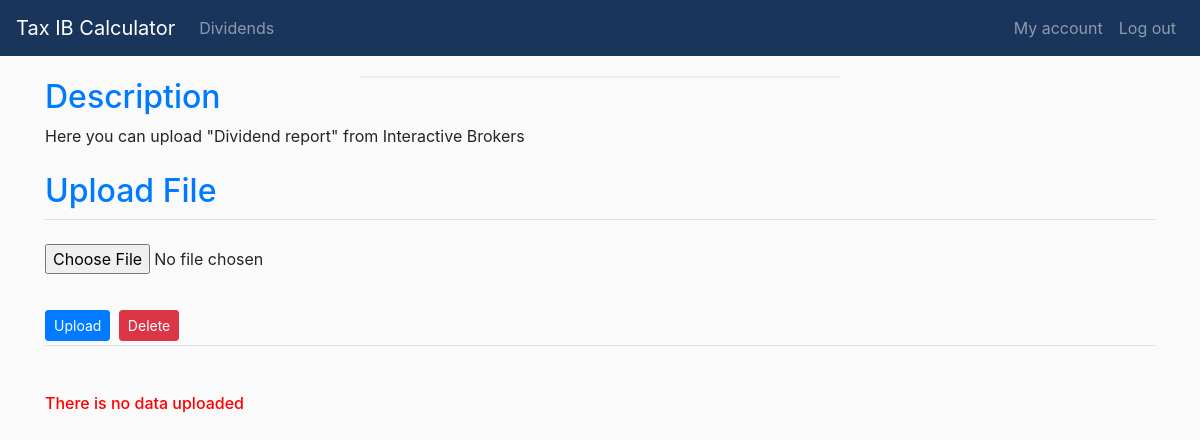
Before: /dividends (signed in) with the older database file.
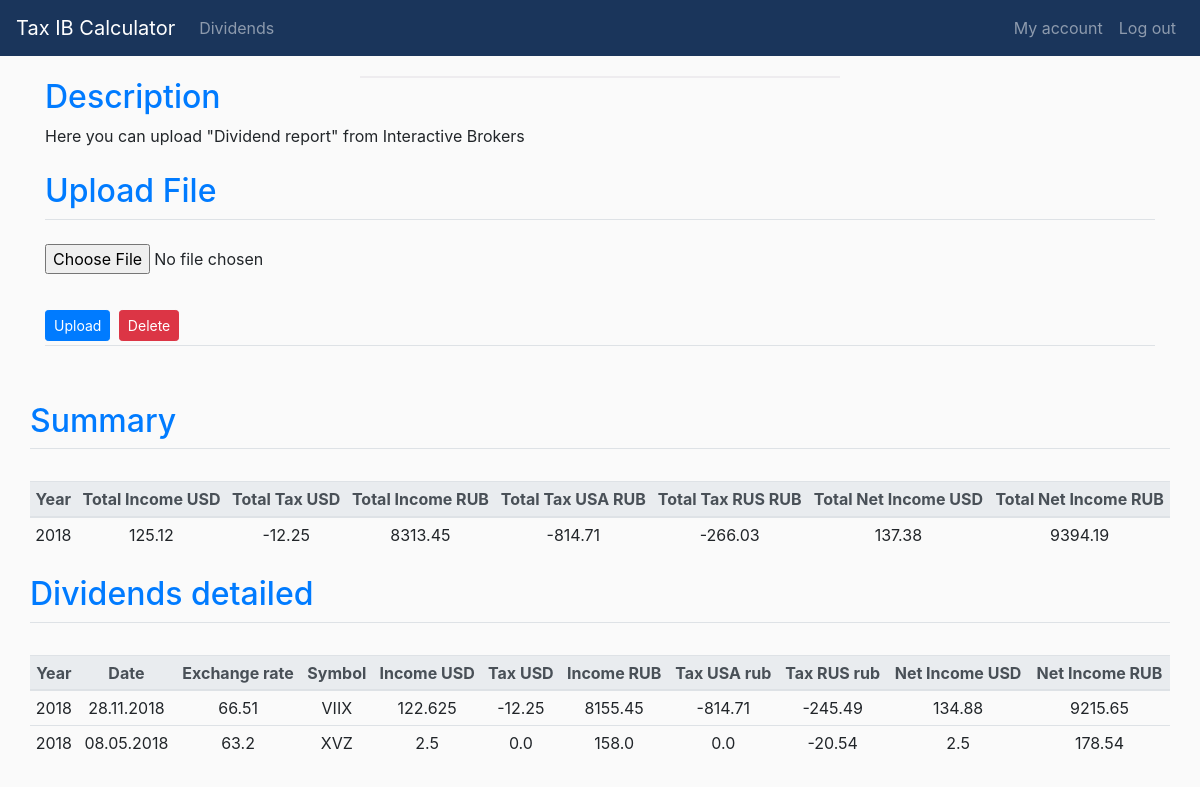
After: the same page with the newer database file.
### application/models.py (models this page shows, shortened)
class Dividends(db.Model, UserMixin):
    dividend_id = db.Column(db.Integer, primary_key=True)
    symbol = db.Column(db.String(100), nullable = False)
    div_date = db.Column(db.String(50), nullable = False)
    div_year = db.Column(db.Integer, nullable = False)
    gross_income_usd = db.Column(db.Float,nullable = False)
    tax_us = db.Column(db.Float,nullable=False)
    exchange_rate = db.Column(db.Float,nullable=False)
    gross_income_rub = db.Column(db.Float,nullable = False)
    tax_USA_rub = db.Column(db.Float,nullable=False)
    tax_RUS_rub = db.Column(db.Float,nullable=False)
    net_income_usd = db.Column(db.Float,nullable=False)
    net_income_rub = db.Column(db.Float,nullable=False)
    users_id = db.Column(db.Integer, db.ForeignKey('users.id'), nullable=False)

### application/routes.py (the view)
@app.route("/dividends", methods=["GET","POST"])
@login_required
def dividends():
    form = DividendsUploadForm()
    if form.validate_on_submit():
        if form.csv.data:
            f = form.csv.data
            fstring = f.read().decode("utf-8").lower()
            index_left = fstring.find("DividendDetail".lower())
            index_right = fstring.find("DividendRevenueSummary".lower())
            tmp_string = fstring[index_left:index_right]
            splitted_list = tmp_string.splitlines()
            splitted_list = [s.rstrip(",") for s in splitted_list]
            reader = csv.DictReader(splitted_list)
            for row in reader:
                if row["datadiscriminator"] == "summary":
                    d1 = datetime.strptime(row["reportdate"], '%Y%m%d')
                    d2 = datetime.strftime(d1,"%d.%m.%Y")
                    exch_rate = 0
                    with open("application/usd.csv",'r') as file_usd:
                        usd_reader = csv.DictReader(file_usd)
                        while exch_rate == 0:
                            for d in usd_reader:
                                if datetime.strptime(d["data"],'%d.%m.%Y') == d1:
                                    exch_rate = float(d["curs"])
                                elif datetime.strptime(d["data"],'%d.%m.%Y') > d1:
                                    exch_rate = prev_exch_rate
                                else:
                                    prev_exch_rate = float(d["curs"])
                    income_rub = float(row["grossinusd"])  * float(exch_rate)
                    taxInUsRub = float(row["withholdinusd"]) * float(exch_rate)
                    tax13 = income_rub * -0.13
                    taxInRus = tax13 - taxInUsRub
                    if taxInRus > 0:
                        taxInRus = 0
                    net_usd = float(row["grossinusd"]) - float(row["withholdinusd"])
                    net_rub = income_rub - taxInUsRub - taxInRus
                    data = Dividends(
                        symbol = row["symbol"].upper(),
                        div_date = d2,
                        div_year = int(row["reportdate"][0:4]),
                        gross_income_usd = float(row["grossinusd"]),
                        tax_us = float(row["withholdinusd"]),
                        exchange_rate = "{:.2f}".format(exch_rate),
                        gross_income_rub = "{:.2f}".format(income_rub),
                        tax_USA_rub = "{:.2f}".format(taxInUsRub),
                        tax_RUS_rub = "{:.2f}".format(taxInRus),
                        net_income_usd = "{:.2f}".format(net_usd),
                        net_income_rub = "{:.2f}".format(net_rub),
                        users_id = current_user.id
                    )
                    db.session.add(data)
                    db.session.commit()
        return redirect(url_for('dividends'))
    else:
        q = Dividends.query.filter(Dividends.users_id == current_user.id).order_by(Dividends.div_year.desc()).all()
        q2 = db.session.query(
                        Dividends.div_year,
                        db.func.sum(Dividends.gross_income_usd),
                        db.func.sum(Dividends.tax_us),
                        db.func.sum(Dividends.gross_income_rub),
                        db.func.sum(Dividends.tax_USA_rub),
                        db.func.sum(Dividends.tax_RUS_rub),
                        db.func.sum(Dividends.net_income_usd),
                        db.func.sum(Dividends.net_income_rub)
                        ).filter(Dividends.users_id == current_user.id).group_by(Dividends.div_year).order_by(Dividends.div_year.desc()).all()
        i = 0
        summary = []
        for row in q2:
            summary.append(
                {
                "div_year": row[0],
                "gross_income_usd": "{:.2f}".format(row[1]),
                "tax_us": "{:.2f}".format(row[2]),
                "gross_income_rub": "{:.2f}".format(row[3]),
                "tax_USA_rub": "{:.2f}".format(row[4]),
                "tax_RUS_rub": "{:.2f}".format(row[5]),
                "net_income_usd": "{:.2f}".format(row[6]),
                "net_income_rub": "{:.2f}".format(row[7])
                }
            )
            i += 1
        return render_template("dividends.html", form=form, dividends=q, summary=summary)

### application/forms.py
class DividendsUploadForm(FlaskForm):
    csv = FileField("Dividends", validators=[FileAllowed(['csv'])])
    submit = SubmitField('Upload')

### application/models.py (called while the page is built)
@login_manager.user_loader
def load_user(user_id):
    return Users.query.get(int(user_id))

### application/templates/dividends.html (shortened to what this page needs)
{% extends 'base.html' %}
{% block main %}
<div class="container">
  <h2 class="text-primary">Description</h2>
  <div class="row">
    <p class="col-12">
      Here you can upload "Dividend report" from Interactive Brokers
    </p>
  </div>
</div>
  <div class="container">
      <form method="POST", action="/dividends" enctype="multipart/form-data">
          <fieldset class="form-group">
              <legend class="pt-2 text-primary border-bottom mb-4"><h2>Upload File</h2></legend>
              <div class="form-group">
                  {{form.csv(class="form-control-file")}}
              </div>
          </fieldset>
          <div class="border-bottom">
              {{ form.submit(class="btn btn-sm btn-primary") }}
              <button type="button" class="btn btn-sm btn-danger m-1" data-toggle="modal" data-target="#deleteModal">Delete</button>
          </div>
      </form>
    </div>
    {% if not dividends%}
    <div class="container mt-5">
        <h6 style="color: red">There is no data uploaded</h6>
    </div>
    {% else %}
    <div class="container mt-5">
      <div class="row">
          <legend class="pt-2 text-primary border-bottom mb-4"><h2>Summary</h2></legend>
      </div>
      <div class="row pt-2">
        <table class="table table-sm text-center">
          <thead class="thead-light">
            <tr>
              <th scope="col" class="align-middle">Year</th>
              <th scope="col" class="align-middle">Total Income USD</th>
              <th scope="col" class="align-middle">Total Tax USD</th>
              <th scope="col" class="align-middle">Total Income RUB</th>
              <th scope="col" class="align-middle">Total Tax USA RUB</th>
              <th scope="col" class="align-middle">Total Tax RUS RUB</th>
              <th scope="col" class="align-middle">Total Net Income USD</th>
              <th scope="col" class="align-middle">Total Net Income RUB</th>
            </tr>
          </thead>
          <tbody>
          {% for row in summary %}
          <tr>
            <td>{{ row.div_year }}</td>
            <td>{{ row.gross_income_usd }}</td>
            <td>{{ row.tax_us }}</td>
            <td>{{ row.gross_income_rub }}</td>
            <td>{{ row.tax_USA_rub }}</td>
            <td>{{ row.tax_RUS_rub }}</td>
            <td>{{ row.net_income_usd }}</td>
            <td>{{ row.net_income_rub }}</td>
          </tr>
          {% endfor %}
          </tbody>
        </table>
      </div>
    <div class="row">
      <legend class="pt-2 text-primary border-bottom mb-4"><h2>Dividends detailed</h2></legend>
    </div>
        <div class="row pt-2">
              <table class="table table-sm text-center">
                <thead class="thead-light">
                  <tr>
                    <th scope="col">Year</th>
                    <th scope="col">Date</th>
                    <th scope="col">Exchange rate</th>
                    <th scope="col">Symbol</th>
                    <th scope="col">Income USD</th>
                    <th scope="col">Tax USD</th>
                    <th scope="col">Income RUB</th>
                    <th scope="col">Tax USA rub</th>
                    <th scope="col">Tax RUS rub</th>
                    <th scope="col">Net Income USD</th>
                    <th scope="col">Net Income RUB</th>
                  </tr>
                </thead>
                <tbody>
                {% for row in dividends %}
                  <tr>
                    <td>{{ row.div_year }}</td>
                    <td>{{ row.div_date }}</td>
                    <td>{{ row.exchange_rate }}</td>
                    <td>{{ row.symbol }}</td>
                    <td>{{ row.gross_income_usd }}</td>
                    <td>{{ row.tax_us }}</td>
                    <td>{{ row.gross_income_rub }}</td>
                    <td>{{ row.tax_USA_rub }}</td>
                    <td>{{ row.tax_RUS_rub }}</td>
                    <td>{{ row.net_income_usd }}</td>
                    <td>{{ row.net_income_rub }}</td>
                  </tr>
                {% endfor %}
                </tbody>
              </table>
        </div>
    </div>
    {% endif%}
{% endblock %}

### application/templates/base.html (shortened to what this page needs)
<!doctype html>
<html lang="en">
    <head>
            <link rel="stylesheet" href="https://stackpath.bootstrapcdn.com/bootstrap/4.4.1/css/bootstrap.min.css">
            <link rel= "stylesheet" type= "text/css" href="{{ url_for('static',filename='main.css') }}">
    </head>
    <body>
        <nav class="navbar navbar-expand-md navbar-dark" style="background-color: #1A355B;">
            <a class="navbar-brand" href="{{ url_for('home')}}">Tax IB Calculator</a>
            {% if current_user.is_authenticated %}
                <div class="collapse navbar-collapse" id="collapsibleNavbar">
                    <ul class="navbar-nav mr-auto">
                        <li class="nav-item"><a class="nav-link" href="{{ url_for('dividends')}}">Dividends</a></li>
                    </ul>
                    <ul class="navbar-nav ml-auto">
                        <li class="nav-item"><a class="nav-link" href="{{ url_for('account')}}">My account</a></li>
                        <li class="nav-item"><a class="nav-link" href="{{ url_for('logout')}}">Log out</a></li>
                    </ul>
                </div>
            {% endif %}
        </nav>
        <div class="my-container">
        </div>
            {%block main%}
            {%endblock%}
    </body>
</html>

### application/static/main.css (style rules this page uses)
.my-container { margin-left: 30%; margin-right: 30%; margin-top: 20px; background-color: white; border:1px solid #EEECEF; }
body { background-color: #FAFAFA; }

Changed rows visible on the page:
now on this page (row edited): Dividends: div_year "2018", div_date "28.11.2018", exchange_rate "66.51", symbol "VIIX", gross_income_usd "122.625", tax_us "-12.25", gross_income_rub "8155.45", tax_USA_rub "-814.71", tax_RUS_rub "-245.49", net_income_usd "134.88", net_income_rub "9215.65"
now on this page (row edited): Dividends: div_year "2018", div_date "08.05.2018", exchange_rate "63.2", symbol "XVZ", gross_income_usd "2.5", tax_us "0.0", gross_income_rub "158.0", tax_USA_rub "0.0", tax_RUS_rub "-20.54", net_income_usd "2.5", net_income_rub "178.54"
Other visible differences:
text no longer shown: "There is no data uploaded"
text now shown: "Summary Year Total Income USD Total Tax USD Total Income RUB Total Tax USA RUB Total Tax RUS RUB Total Net Income USD Total Net Income RUB Dividends detailed Year Date Exchange rate Symbol Income USD Tax USD Income RUB Tax USA rub Tax RUS rub Net Income USD Net Income RUB"
new list line: "2018 125.12 -12.25 8313.45 -814.71 -266.03 137.38 9394.19"
